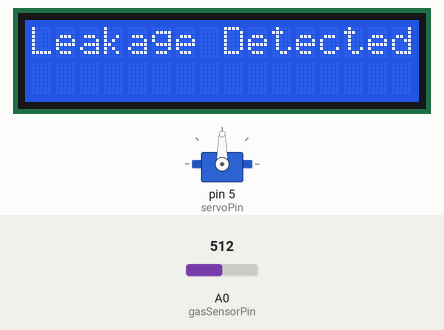
This sketch was run on a simulated Arduino Uno, built with avr-gcc and run on an emulated ATmega328P. On the bench: 16×2 character LCD, servo. The inputs (shaded band) are chosen by the test bench; at power-on: A0 (gasSensorPin) = 512.

Above: at 1.2 s.
1.3 s: A0 (gasSensorPin) set to 314
4.0 s: A0 (gasSensorPin) set to 291
At 5.5 s:
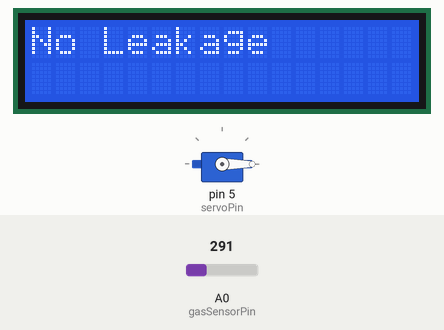
6.7 s: A0 (gasSensorPin) set to 306
At 8.2 s:
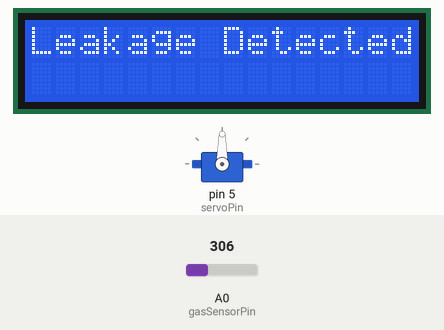
9.4 s: A0 (gasSensorPin) set to 290
At 11.5 s:
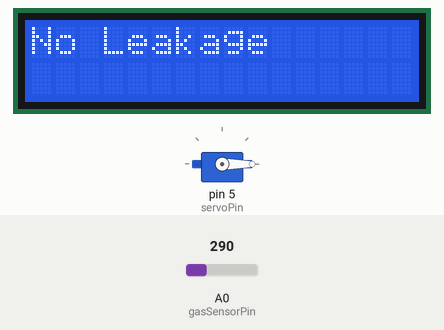
Timing chart, 0 to 13.0 s (numbered marks = the images above; inputs shaded):
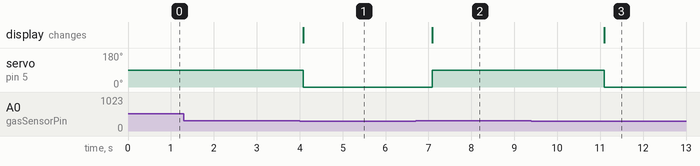

The sketch:

LPG.ino
```cpp
#include <LiquidCrystal.h>
#include <Servo.h>

const int gasSensorPin = A0; // Analog pin for gas sensor
const int redLedPin = 2;     // Pin for red LED
const int greenLedPin = 3;   // Pin for green LED
const int buzzerPin = 4;     // Pin for buzzer
const int servoPin = 5;      // Pin for servo motor

Servo myServo;

LiquidCrystal lcd(12, 11, 5, 4, 3, 2);

void setup() {
  pinMode(gasSensorPin, INPUT);
  pinMode(redLedPin, OUTPUT);
  pinMode(greenLedPin, OUTPUT);
  pinMode(buzzerPin, OUTPUT);

  lcd.begin(16, 2);
  Serial.print("Gas Leakage");
  lcd.print("Gas Leakage");
  myServo.attach(servoPin);
}
void loop() {
  int gasValue = analogRead(gasSensorPin);
  if (gasValue > 300) { // if gas threshold value crosses 300 then system will start
    int cnt =0 ;
    lcd.clear();
    Serial.print("Leakage Detected");
    lcd.print("Leakage Detected");
    digitalWrite(redLedPin, HIGH);
    digitalWrite(greenLedPin, LOW);
    digitalWrite(buzzerPin, HIGH);
    myServo.write(90);
    delay(1000);
    digitalWrite(buzzerPin, LOW);
  } else { // if gas leakage not detected
    lcd.clear();
    lcd.print("No Leakage");
    Serial.print("Leakage Detected");
    digitalWrite(greenLedPin, HIGH);
    digitalWrite(redLedPin, LOW);
    myServo.write(0);
  }

  delay(1000);
}
```

Measured:
- the behaviour switches between 301 and 300 on A0 (gasSensorPin) (found by bisection; images 0 and 1)
- after the input at 1.3 s, every drawn part: stays the same
- after the input at 4.0 s, servo on pin 5 (servoPin): 90° → 0° after 0.08 s; the display: changes after 0.08 s (image 1)
- after the input at 6.7 s, servo on pin 5 (servoPin): 0° → 90° after 0.39 s; the display: changes after 0.39 s (image 2)
- after the input at 9.4 s, servo on pin 5 (servoPin): 90° → 0° after 1.7 s; the display: changes after 1.7 s (image 3)
